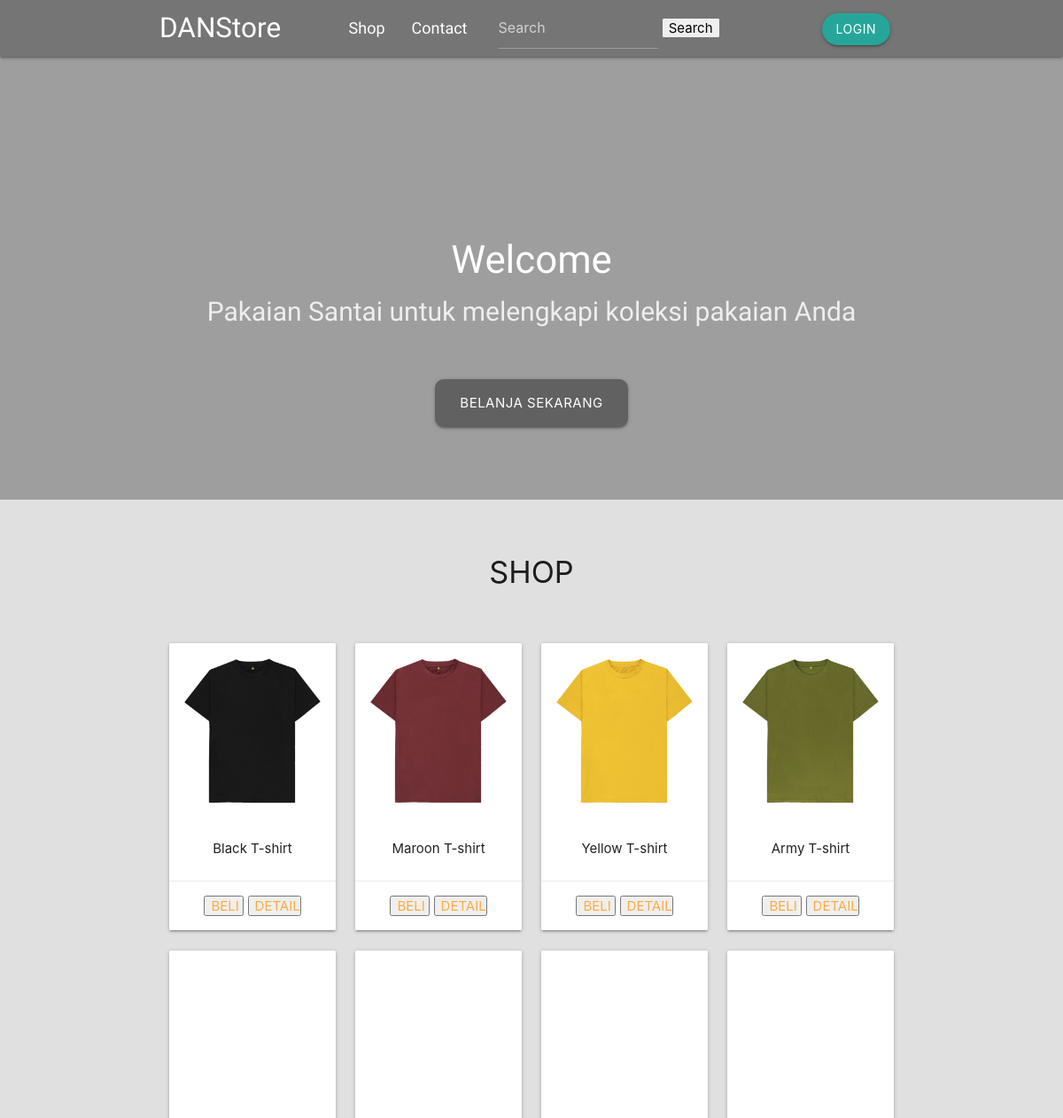
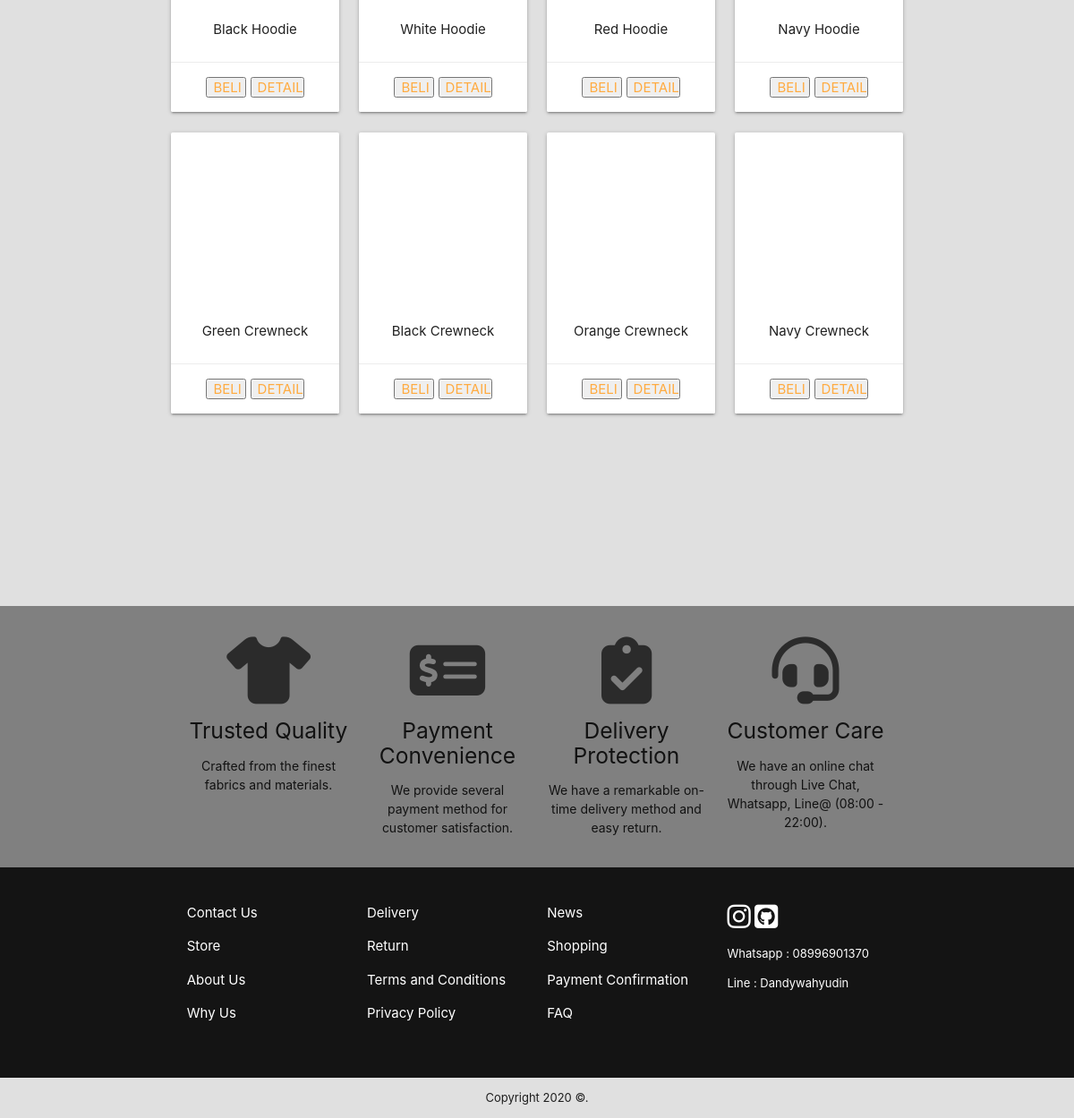
The page / on the database its author committed (2 pictures, top to bottom).
### tables this page shows
CREATE TABLE `pakaian` (
  `id` int(11) NOT NULL,
  `gambar` varchar(100) NOT NULL,
  `nama` varchar(100) NOT NULL,
  `deskripsi` text NOT NULL,
  `harga` int(11) NOT NULL,
  `ukuran` varchar(10) NOT NULL
);

### php/functions.php (called while the page is built, shortened)
<?php
function koneksi()
{
    $conn = mysqli_connect("localhost", "root", "");
    mysqli_select_db($conn, "tubes_203040109");
    return $conn;
}
function query($sql)
{
    $conn = koneksi();
    $result = mysqli_query($conn, $sql);
    $rows = [];
    while ($row = mysqli_fetch_assoc($result)){
        $rows[] = $row;
    }
    return $rows;
}
?>

### index.php (the view, shortened to what this page needs)
<?php
   require 'php/functions.php';
if (isset($_GET['cari'])) {
    $keyword = $_GET['keyword'];
    $pakaian = query("SELECT * FROM pakaian WHERE
          gambar LIKE '%$keyword%' OR
          nama LIKE '%$keyword%' OR
          harga LIKE '%$keyword%' OR
          ukuran LIKE '%$keyword%' ");
  } else {
    $pakaian = query("SELECT * FROM pakaian");
  }
?>
<!DOCTYPE html>
  <html>
    <head>
      <link type="text/css" rel="stylesheet" href="css/materialize.min.css"  media="screen,projection"/>
      <link rel="stylesheet" href="css/style.css"
    <link rel="stylesheet" href="assets/fontawesome-free-5.15.1-web/css/all.min.css">
    </head>
<body id="home" class="scrollspy" style="background-color: #e0e0e0;">
<div class="navbar-fixed">
<nav class="grey darken-1">
    <div class="container">
      <div class="nav-wrapper">
        <a href="#home" class="brand-logo" style="font-family: 'Chakra Petch', sans-serif;">DANStore</a>
        <ul class="right hide-on-med-and-down">
            <li><a href="#shop" style="font-family: 'Chakra Petch', sans-serif; font-size: 18px;">Shop</a></li>
            <li><a href="#contact" style="font-family: 'Chakra Petch', sans-serif; font-size: 18px;">Contact</a></li>
            <li><form action="#shop" method="get" >
            <input  id="search" type="search" placeholder="Search" name="keyword" required autofocus style="width: 180px; margin-left: 20px;">
            <button  type="submit" name="cari" style="margin-right: 100px;">Search</button>
            </form>
            </li>
            <li>
            <a href="php/login.php">
             <button class="waves-effect waves-light btn" style="border-radius: 30px;" type="submit" name="cari">Login</button>
             </a>
             </li>
          </ul>
        </div>
      </div>
    </nav>
  </div>
<div >
<div class="slider">
  <ul class="slides">
    <li>
      <img src="assets/img/slider/slider1.jpg">
      <div class="caption center">
        <h3 style="color: white; margin-top: 130px; font-family: 'Farro', sans-serif;">Welcome</h3>
        <h5 class="light grey-text text-lighten-3" style="font-family: 'Farro', sans-serif; font-size:30px;">Pakaian Santai untuk melengkapi koleksi pakaian Anda</h5>
        <div class="carousel-fixed-item center" style="padding: 50px;">
          <a href="#shop" class="grey darken-2 btn-large" style="border-radius: 10px; text-shadow: 10px;">Belanja Sekarang</a>
        </div>
      </div>
    </li>
  </ul>
</div>
<div class="container scrollspy">
<div id="shop" class=" scrollspy">
      <h4 style="text-align: center; padding: 40px">SHOP</h4>
        <?php if (empty($pakaian)) : ?>
            <h1>Data Tidak ditemukan!</h1>
        <?php else : ?>
            <div class="row">
                <?php foreach ($pakaian as $pkn) : ?>
                    <div class="col m3 s12" style="margin-block: center;">
                        <div class="card">
                            <div class="card-image">
                                <img src= "assets/img/<?= $pkn["gambar"]; ?>" max-width="10px" class="responsive-img materialboxed" alt="...">
                            </div>
                            <div class="card-content">
                                <div class="card-body">
                                <p class = "nama" style="text-align: center;">
                                    <?= $pkn["nama"] ?>
                                </p>
                                </div>
                            </div>
                            <div class="card-action" style="text-align : center;">
                            <button class="tombol-beli" style="text-align : center; width: 45px;"><a href="php/detail.php?id=<?= $pkn['id'] ?>">Beli </a></button>
                            <button class="tombol-beli" style="text-align : center; width: 60px;"><a href="php/detail.php?id=<?= $pkn['id'] ?>">Detail </a></button>
                            </div>
                        </div>
                    </div>
                <?php endforeach; ?>
            </div>
        <?php endif; ?>
    </div>
  </div>
</div>
<footer style="background-color: grey;">
    <div class="container scrollspy">
    <div class="row" style="margin-bottom: auto; margin-top: 200px; padding: 20px;">
        <div class="col m3 s12 center">
            <p style="color: rgba(0, 0, 0, 0.665)">
            <i class="fas fa-tshirt fa-5x"></i>
            </p>
            <h5>Trusted Quality</h5>
            <p style="font-size: 14px;" >Crafted from the finest fabrics and materials.</p>
        </div>
        <div class="col m3 s12 center">
            <p style="color: rgba(0, 0, 0, 0.665)">
            <i class="fas fa-money-check-alt fa-5x"></i></p>
            <h5>Payment Convenience</h5>
            <p style="font-size: 14px;">We provide several payment method for customer satisfaction.
            </p>
        </div>
        <div class="col m3 s12 center">
            <p style="color: rgba(0, 0, 0, 0.665)">
                <i class="fas fa-clipboard-check fa-5x"></i></p>
                <h5>Delivery Protection</h5>
                <p style="font-size: 14px;">We have a remarkable on-time delivery method and easy return.
            </p>
        </div>
        <div class="col m3 s12 center">
            <p style="color: rgba(0, 0, 0, 0.665)">
                <i class="fas fa-headset fa-5x"></i></p>
                <h5>Customer Care</h5>
                <p style="font-size: 14px;">We have an online chat through Live Chat, Whatsapp, Line@ (08:00 - 22:00).
            </p>
        </div>
    </div>
</div>
</footer>
<footer id="contact" class="scrollspy" style="background-color: rgba(0, 0, 0, 0.910); padding: 25px;" class="text-white p-4">
    <div class="container scrollspy">
        <div class="row">
            <div class="col m3 s12" style="color: white;">
                <p>Contact Us</p>
                <P>Store</P>
                <p>About Us</p>
                <p>Why Us</p>
            </div>
            <div class="col m3 s12" style="color: white;">
                <p>Delivery</p>
                <p>Return</p>
                <p>Terms and Conditions</p>
                <P>Privacy Policy</P>
            </div>
            <div class="col m3 s12" style="color: white;">
                <p>News</p>
                <p>Shopping</p>
                <p>Payment Confirmation</p>
                <P>FAQ</P>
            </div>
            <div class="col m3 s12" style="color: white;">
                <p>
                    <a href="https://instagram.com/dandywahyudinn" alt="instagram" class="fab fa-instagram fa-2x" style="color: white; text-decoration: none;"></a>
                    <a href="https://github.com/Dandywahyudin" alt="github" class="fab fa-github-square fa-2x" style="color: white; text-decoration: none;"></a>
                </p>
                <p style="font-size: 13px;">Whatsapp : 08996901370</p>
                <p style="font-size: 13px;">Line : Dandywahyudin</p>
            </div>
        </div>
    </div>
</footer>
<footer class="">
    <p style=" font-size: 13px; text-align:center;">Copyright 2020 ©.</p>
</footer>
    </body>
  </html>

### rows shown on the page
pakaian: gambar (picture), nama "Black T-shirt"
pakaian: gambar (picture), nama "Maroon T-shirt"
pakaian: gambar (picture), nama "Yellow T-shirt"
pakaian: gambar (picture), nama "Army T-shirt"
pakaian: gambar (picture), nama "Black Hoodie"
pakaian: gambar (picture), nama "White Hoodie"
pakaian: gambar (picture), nama "Red Hoodie"
pakaian: gambar (picture), nama "Navy Hoodie"
pakaian: gambar (picture), nama "Green Crewneck"
pakaian: gambar (picture), nama "Black Crewneck"
pakaian: gambar (picture), nama "Orange Crewneck"
pakaian: gambar (picture), nama "Navy Crewneck"
